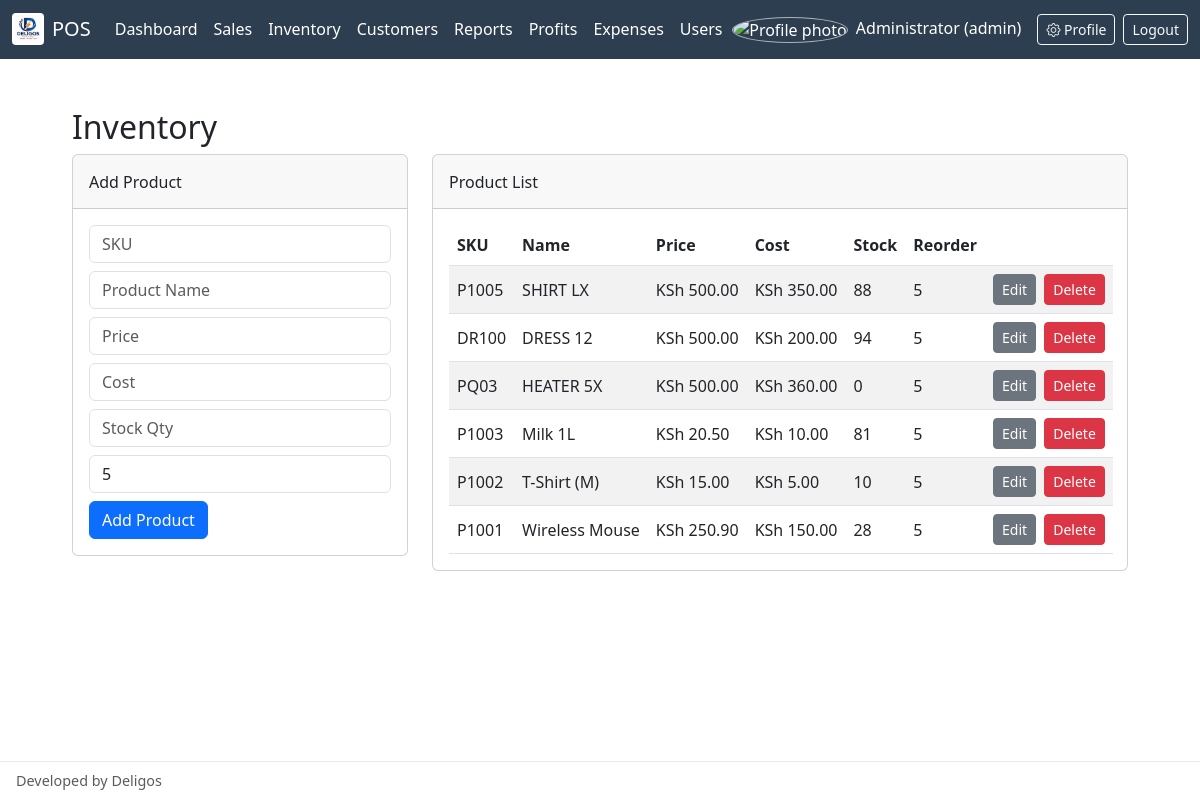
The app's page /inventory.php (signed in) with its own data.
### tables this page shows
CREATE TABLE `products` (
  `id` int(11) NOT NULL,
  `sku` varchar(50) NOT NULL,
  `name` varchar(200) NOT NULL,
  `description` text DEFAULT NULL,
  `category_id` int(11) DEFAULT NULL,
  `price` decimal(10,2) NOT NULL,
  `cost` decimal(10,2) DEFAULT NULL,
  `stock_qty` int(11) NOT NULL DEFAULT 0,
  `reorder_level` int(11) NOT NULL DEFAULT 5,
  `created_at` datetime NOT NULL DEFAULT current_timestamp()
);

### inventory.php (the view, shortened to what this page needs)
<?php
require_once 'config/db.php';
$role = $_SESSION['role'] ?? 'cashier';
$isAdmin = $role === 'admin';
$product_to_edit = null;
include 'includes/header.php';
?>
<h2>Inventory</h2>
<div class="row">
    <div class="col-md-4">
        <div class="card">
            <div class="card-header"><?= $product_to_edit ? 'Edit Product' : 'Add Product' ?></div>
            <div class="card-body">
                <?php if ($isAdmin): ?>
                <form method="POST" class="needs-validation" novalidate>
                    <div class="mb-2">
                        <input name="sku" class="form-control" placeholder="SKU" value="<?= htmlspecialchars($product_to_edit['sku'] ?? '') ?>" required>
                    </div>
                    <div class="mb-2">
                        <input name="name" class="form-control" placeholder="Product Name" value="<?= htmlspecialchars($product_to_edit['name'] ?? '') ?>" required>
                    </div>
                    <div class="mb-2">
                        <input name="price" type="number" step="0.01" class="form-control" placeholder="Price" value="<?= htmlspecialchars($product_to_edit['price'] ?? '') ?>" required>
                    </div>
                    <div class="mb-2">
                        <input name="cost" type="number" step="0.01" min="0" class="form-control" placeholder="Cost" value="<?= htmlspecialchars($product_to_edit['cost'] ?? '') ?>">
                    </div>
                    <div class="mb-2">
                        <input name="stock_qty" type="number" class="form-control" placeholder="Stock Qty" value="<?= htmlspecialchars($product_to_edit['stock_qty'] ?? '') ?>" required>
                    </div>
                    <div class="mb-2">
                        <input name="reorder_level" type="number" class="form-control" placeholder="Reorder Level" value="<?= htmlspecialchars($product_to_edit['reorder_level'] ?? 5) ?>">
                    </div>
                    <button type="submit" name="<?= $product_to_edit ? 'update_product' : 'add_product' ?>" class="btn btn-primary"><?= $product_to_edit ? 'Save Changes' : 'Add Product' ?></button>
                </form>
                <?php else: ?>
                    <p class="text-muted mb-0">Only admins can add or edit products.</p>
                <?php endif; ?>
            </div>
        </div>
    </div>
    <div class="col-md-8">
        <div class="card">
            <div class="card-header">Product List</div>
            <div class="card-body">
                <table class="table table-striped">
                    <thead><tr><th>SKU</th><th>Name</th><th>Price</th><th>Cost</th><th>Stock</th><th>Reorder</th><th></th></tr></thead>
                    <tbody>
                    <?php
                    $products = $pdo->query("SELECT * FROM products ORDER BY id DESC");
                    while ($p = $products->fetch()): ?>
                        <tr>
                            <td><?= htmlspecialchars($p['sku']) ?></td>
                            <td><?= htmlspecialchars($p['name']) ?></td>
                            <td>KSh <?= number_format((float)$p['price'], 2) ?></td>
                            <td>KSh <?= number_format((float)($p['cost'] ?? 0), 2) ?></td>
                            <td><?= (int)$p['stock_qty'] ?></td>
                            <td><?= (int)$p['reorder_level'] ?></td>
                            <td>
                                <?php if ($isAdmin): ?>
                                    <a href="inventory.php?edit=<?= (int)$p['id'] ?>" class="btn btn-sm btn-secondary me-1">Edit</a>
                                    <form method="POST" class="d-inline" onsubmit="return confirm('Delete?')">
                                        <button type="submit" name="delete_product" value="1" class="btn btn-sm btn-danger">Delete</button>
                                    </form>
                                <?php endif; ?>
                            </td>
                        </tr>
                    <?php endwhile; ?>
                    </tbody>
                </table>
            </div>
        </div>
    </div>
</div>
<?php include 'includes/footer.php'; ?>

### includes/header.php (style rules this page uses)
html, body { width: 100%; min-height: 100%; }
body { padding-top: 60px; overflow-x: hidden; }
.container-fluid, .row, .row > * { min-width: 0; }
.card { max-width: 100%; min-width: 0; }
.card-body { overflow-x: auto; padding: 1rem; }
.card-header { padding: 0.9rem 1rem; }
.table { min-width: max-content; margin-bottom: 0; }
.table th, .table td { vertical-align: middle; white-space: nowrap; }
.btn { white-space: nowrap; }
.row { --bs-gutter-y: 1rem; }

### records on screen
products: sku "P1005", name "SHIRT LX", price "500.00", cost "350.00", stock_qty "88", reorder_level "5"
products: sku "DR100", name "DRESS 12", price "500.00", cost "200.00", stock_qty "94", reorder_level "5"
products: sku "PQ03", name "HEATER 5X", price "500.00", cost "360.00", stock_qty "0", reorder_level "5"
products: sku "P1003", name "Milk 1L", price "20.50", cost "10.00", stock_qty "81", reorder_level "5"
products: sku "P1002", name "T-Shirt (M)", price "15.00", cost "5.00", stock_qty "10", reorder_level "5"
products: sku "P1001", name "Wireless Mouse", price "250.90", cost "150.00", stock_qty "28", reorder_level "5"

### other values on screen
$_SESSION['full_name'] "Administrator"
$_SESSION['role'] "admin"
